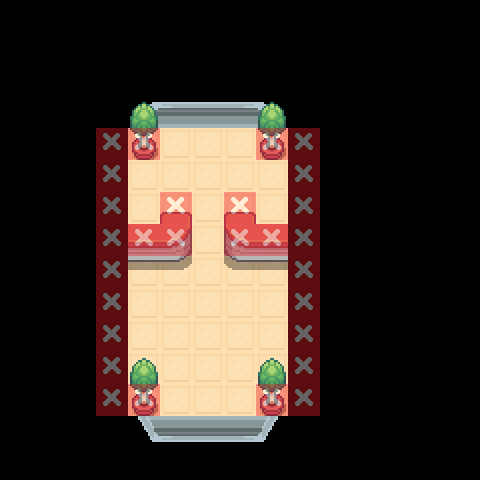

Rendered tile map (Tiled .tmx) drawn with the repository's tilesets; below, a short description and the map source with its tile grids summarised:
An orthogonal 15x15 tile map with 32x32 px tiles, 22 tile layers (floor, terrain, Building_0, Tree_0, ...), 8 tilesets.

<map version="1.10" tiledversion="1.10.2" orientation="orthogonal" renderorder="right-down" width="15" height="15" tilewidth="32" tileheight="32" infinite="0" nextlayerid="35" nextobjectid="1">
 <tileset firstgid="1" source="../Tilesets/forest.tsx" />
 <tileset firstgid="5001" source="../Tilesets/passages.tsx" />
 <tileset firstgid="5145" source="../Tilesets/systemtags.tsx" />
 <tileset firstgid="5273" source="../Tilesets/terrain_tag.tsx" />
 <tileset firstgid="5289" source="../Tilesets/nature_basics.tsx" />
 <tileset firstgid="15273" source="../Tilesets/terrain_basics.tsx" />
 <tileset firstgid="21039" source="../Tilesets/common_assets.tsx" />
 <tileset firstgid="31023" source="../Tilesets/common building interiors.tsx" />
 <layer id="1" name="floor" width="15" height="15">
  <data>[225 cells, 82 non-empty, 13 distinct tile ids]</data>
 </layer>
 <layer id="19" name="terrain" width="15" height="15">
  <data>[225 cells, 0 non-empty, 0 distinct tile ids]</data>
 </layer>
 <layer id="25" name="Building_0" width="15" height="15">
  <data>[225 cells, 0 non-empty, 0 distinct tile ids]</data>
 </layer>
 <layer id="9" name="Tree_0" width="15" height="15">
  <data>[225 cells, 0 non-empty, 0 distinct tile ids]</data>
 </layer>
 <layer id="21" name="Furniture_0" width="15" height="15">
  <data>[225 cells, 10 non-empty, 8 distinct tile ids]</data>
 </layer>
 <group id="2" name="Z=0" />
 <layer id="26" name="Building_1" width="15" height="15">
  <data>[225 cells, 0 non-empty, 0 distinct tile ids]</data>
 </layer>
 <layer id="10" name="Tree_1" width="15" height="15">
  <data>[225 cells, 0 non-empty, 0 distinct tile ids]</data>
 </layer>
 <layer id="22" name="Furniture_1" width="15" height="15">
  <data>[225 cells, 4 non-empty, 1 distinct tile ids]</data>
 </layer>
 <group id="3" name="Z=1" />
 <layer id="27" name="Building_2" width="15" height="15">
  <data>[225 cells, 0 non-empty, 0 distinct tile ids]</data>
 </layer>
 <layer id="11" name="Tree_2" width="15" height="15">
  <data>[225 cells, 0 non-empty, 0 distinct tile ids]</data>
 </layer>
 <layer id="23" name="Furniture_2" width="15" height="15">
  <data>[225 cells, 0 non-empty, 0 distinct tile ids]</data>
 </layer>
 <group id="4" name="Z=2" />
 <layer id="28" name="Building_3" width="15" height="15">
  <data>[225 cells, 0 non-empty, 0 distinct tile ids]</data>
 </layer>
 <layer id="12" name="Tree_3" width="15" height="15">
  <data>[225 cells, 0 non-empty, 0 distinct tile ids]</data>
 </layer>
 <layer id="24" name="Furniture_3" width="15" height="15">
  <data>[225 cells, 4 non-empty, 1 distinct tile ids]</data>
 </layer>
 <group id="5" name="Z=3" />
 <layer id="29" name="Building_4" width="15" height="15">
  <data>[225 cells, 0 non-empty, 0 distinct tile ids]</data>
 </layer>
 <layer id="13" name="Tree_4" width="15" height="15">
  <data>[225 cells, 0 non-empty, 0 distinct tile ids]</data>
 </layer>
 <layer id="34" name="Furniture_4" width="15" height="15">
  <data>[225 cells, 0 non-empty, 0 distinct tile ids]</data>
 </layer>
 <group id="6" name="Z=4" />
 <layer id="30" name="Building_5" width="15" height="15">
  <data>[225 cells, 0 non-empty, 0 distinct tile ids]</data>
 </layer>
 <layer id="32" name="Tree_5" width="15" height="15">
  <data>[225 cells, 0 non-empty, 0 distinct tile ids]</data>
 </layer>
 <layer id="33" name="Furniture_5" width="15" height="15">
  <data>[225 cells, 0 non-empty, 0 distinct tile ids]</data>
 </layer>
 <group id="31" name="Z=5" />
 <layer id="8" name="systemtags" width="15" height="15">
  <data>[225 cells, 0 non-empty, 0 distinct tile ids]</data>
 </layer>
 <layer id="7" name="passages" width="15" height="15" opacity="0.39">
  <data>[225 cells, 28 non-empty, 1 distinct tile ids]</data>
 </layer>
</map>
